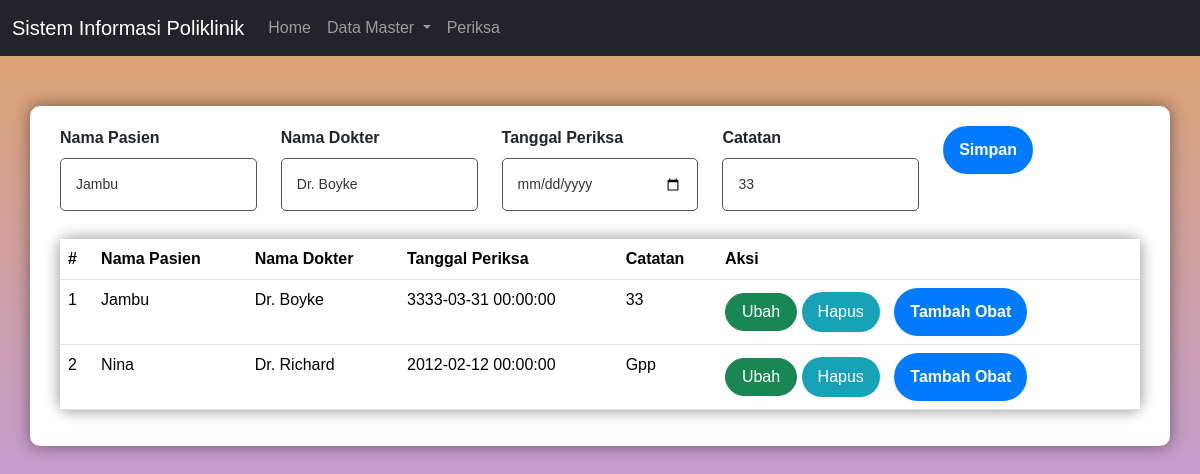
Page /periksa.php?page=periksa&id=33 on the committed database.
### tables this page shows
CREATE TABLE `periksa` (
  `id` int(11) NOT NULL,
  `id_pasien` int(11) NOT NULL,
  `id_dokter` int(11) NOT NULL,
  `tgl_periksa` datetime NOT NULL,
  `catatan` text NOT NULL,
  `obat` varchar(255) NOT NULL
);

CREATE TABLE `pasien` (
  `id` int(10) NOT NULL,
  `nama` varchar(100) NOT NULL,
  `alamat` varchar(100) NOT NULL,
  `no_hp` varchar(20) NOT NULL
);

CREATE TABLE `dokter` (
  `id` int(11) NOT NULL,
  `nama` varchar(255) DEFAULT NULL,
  `alamat` varchar(255) DEFAULT NULL,
  `no_hp` varchar(50) DEFAULT NULL
);

### periksa.php (the view, shortened to what this page needs)
<!DOCTYPE html>
<html lang="en">
<head>
    <link href="https://cdn.jsdelivr.net/npm/bootstrap@5.3.2/dist/css/bootstrap.min.css" rel="stylesheet">
</head>
<body>
<nav class="navbar navbar-expand-lg navbar-dark bg-dark">
    <div class="container-fluid">
        <a class="navbar-brand" href="#">
            Sistem Informasi Poliklinik
        </a>
        <div class="collapse navbar-collapse" id="navbarNavDropdown">
            <ul class="navbar-nav">
                <li class="nav-item">
                    <a class="nav-link" aria-current="page" href="index.php">
                        Home
                    </a>
                </li>
                <li class="nav-item dropdown">
                    <a class="nav-link dropdown-toggle" href="#" role="button"
                       data-bs-toggle="dropdown" aria-expanded="false">
                        Data Master
                    </a>
                </li>
                <li class="nav-item">
                    <a class="nav-link" href="periksa.php?page=periksa">
                        Periksa
                    </a>
                </li>
            </ul>
        </div>
    </div>
</nav>
<div class="container">
    <form class="form row" method="POST" action="" name="myForm" onsubmit="return validate();">
        <?php
        include 'koneksi.php';
        $id_pasien = '';
        $id_dokter = '';
        $tgl_periksa = '';
        $catatan = '';
        if (isset($_GET['id'])) {
            $ambil = mysqli_query($mysqli, "SELECT * FROM periksa WHERE id='" . $_GET['id'] . "'");
            while ($row = mysqli_fetch_array($ambil)) {
                $id_pasien = $row['id_pasien'];
                $id_dokter = $row['id_dokter'];
                $tgl_periksa = $row['tgl_periksa'];
                $catatan = $row['catatan'];
            }
            ?>
            <?php
        }
        ?>
        <div class="col">
            <label for="inputNama" class="form-label fw-bold">
                Nama Pasien
            </label>
            <select class="form-control" name="id_pasien">
                <?php
                $selected = '';
                $pasien = mysqli_query($mysqli, "SELECT * FROM pasien");
                while ($data = mysqli_fetch_array($pasien)) {
                    if ($data['id'] == $id_pasien) {
                        $selected = 'selected="selected"';
                    } else {
                        $selected = '';
                    }
                    ?>
                    <option value="<?php echo $data['id'] ?>" <?php echo $selected ?>><?php echo $data['nama'] ?></option>
                    <?php
                }
                ?>
            </select>
        </div>
        <div class="col">
            <label for="inputAlamat" class="form-label fw-bold">
                Nama Dokter
            </label>
            <select class="form-control" name="id_dokter">
                <?php
                $selected = '';
                $dokter = mysqli_query($mysqli, "SELECT * FROM dokter");
                while ($data = mysqli_fetch_array($dokter)) {
                    if ($data['id'] == $id_dokter) {
                        $selected = 'selected="selected"';
                    } else {
                        $selected = '';
                    }
                    ?>
                    <option value="<?php echo $data['id'] ?>" <?php echo $selected ?>><?php echo $data['nama'] ?></option>
                    <?php
                }
                ?>
            </select>
        </div>
        <div class="col mb-2">
            <label for="inputNo_hp" class="form-label fw-bold">
                Tanggal Periksa
            </label>
            <input type="date" class="form-control" name="tgl_periksa" id="inputTgl_periksa" placeholder="Tanggal Periksa" value="<?php echo $tgl_periksa; ?>">
        </div>
        <div class="col mb-2">
            <label for="inputNo_hp" class="form-label fw-bold">
                Catatan
            </label>
            <input type="text" class="form-control" name="catatan" id="inputCatatan" placeholder="Catatan" value="<?php echo $catatan; ?>">
        </div>
        <div class="col">
            <button type="submit" class="btn btn-primary rounded-pill px-3" name="simpan">Simpan</button>
        </div>
    </form>
    <table class="table table-hover">
        <thead>
        <tr>
            <th scope="col">#</th>
            <th scope="col">Nama Pasien</th>
            <th scope="col">Nama Dokter</th>
            <th scope="col">Tanggal Periksa</th>
            <th scope="col">Catatan</th>
            <th scope="col">Aksi</th>
        </tr>
        </thead>
        <tbody>
        <?php
        $result = mysqli_query($mysqli, "SELECT pr.*,d.nama as 'nama_dokter', p.nama as 'nama_pasien' FROM periksa pr LEFT JOIN dokter d ON (pr.id_dokter=d.id) LEFT JOIN pasien p ON (pr.id_pasien=p.id) ORDER BY pr.tgl_periksa DESC");
        $no = 1;
        while ($data = mysqli_fetch_array($result)) {
            ?>
            <tr>
                <td><?php echo $no++ ?></td>
                <td><?php echo $data['nama_pasien'] ?></td>
                <td><?php echo $data['nama_dokter'] ?></td>
                <td><?php echo $data['tgl_periksa'] ?></td>
                <td><?php echo $data['catatan'] ?></td>
                <td>
                    <a class="btn btn-success rounded-pill px-3" href="periksa.php?page=periksa&id=<?php echo $data['id'] ?>">Ubah</a>
                    <a class="btn btn-danger rounded-pill px-3" href="periksa.php?page=periksa&id=<?php echo $data['id'] ?>&aksi=hapus">Hapus</a>
                    <a class="btn btn-primary rounded-pill px-3" href="detail_periksa.php?id=<?php echo $data['id'] ?>">Tambah Obat</a>
                </td>
            </tr>
            <?php
        }
        ?>
        </tbody>
    </table>
</div>
</body>
</html>

### periksa.php (style rules this page uses)
body { font-family: 'Montserrat', sans-serif; background: linear-gradient(rgba(196, 102, 0, 0.6), rgba(155, 89, 182, 0.6)); height: 100%; }
.container { background: white; box-shadow: 0 0 15px 1px rgba(0, 0, 0, 0.4); padding: 20px 30px; border-radius: 10px; margin: 50px auto; }
.form-label { font-weight: bold; }
.form-control { padding: 15px; border: 1px solid #555; border-radius: 5px; margin-bottom: 20px; width: 100%; font-family: 'Montserrat', sans-serif; font-size: 14px; color: #333; }
.btn-primary { background: #007BFF; color: white; border: 0 none; border-radius: 10px; cursor: pointer; padding: 12px 20px; font-weight: bold; }
.table { background: white; box-shadow: 0 0 15px 1px rgba(0, 0, 0, 0.4); border-radius: 10px; }
.btn-info, .btn-danger { background: #17A2B8; color: white; border: 0 none; border-radius: 10px; cursor: pointer; padding: 8px 15px; margin-right: 10px; }

### rows in the picture
periksa: catatan "33", id_pasien.nama "Jambu", id_dokter.nama "Dr. Boyke", tgl_periksa "3333-03-31 00:00:00"
periksa: id_pasien.nama "Nina", id_dokter.nama "Dr. Richard", tgl_periksa "2012-02-12 00:00:00", catatan "Gpp"

### other values in the picture
form field id_pasien "Jambu"
form field id_dokter "Dr. Boyke"
